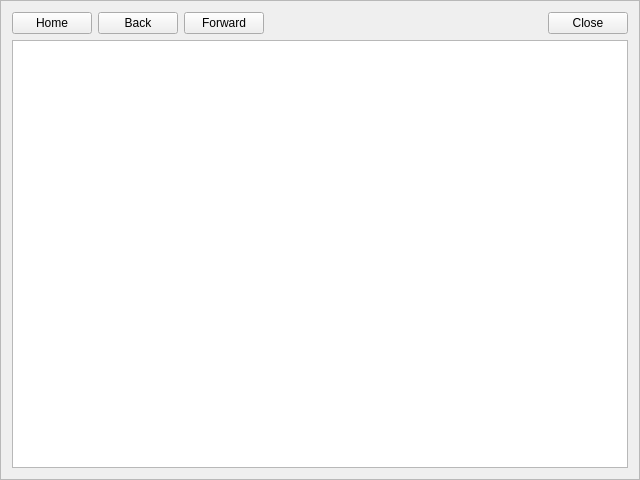
<?xml version="1.0" encoding="UTF-8"?>
<ui version="4.0">
 <class>com::sptci::InfoViewer</class>
 <widget class="QFrame" name="InfoViewer">
  <property name="geometry">
   <rect>
    <x>0</x>
    <y>0</y>
    <width>640</width>
    <height>480</height>
   </rect>
  </property>
  <property name="windowTitle">
   <string>Frame</string>
  </property>
  <property name="frameShape">
   <enum>QFrame::StyledPanel</enum>
  </property>
  <property name="frameShadow">
   <enum>QFrame::Raised</enum>
  </property>
  <layout class="QVBoxLayout" name="verticalLayout_2">
   <item>
    <layout class="QVBoxLayout" name="verticalLayout">
     <item>
      <layout class="QHBoxLayout" name="horizontalLayout">
       <item>
        <widget class="QPushButton" name="homeButton">
         <property name="text">
          <string>Home</string>
         </property>
        </widget>
       </item>
       <item>
        <widget class="QPushButton" name="backButton">
         <property name="text">
          <string>Back</string>
         </property>
        </widget>
       </item>
       <item>
        <widget class="QPushButton" name="forwardButton">
         <property name="text">
          <string>Forward</string>
         </property>
        </widget>
       </item>
       <item>
        <spacer name="horizontalSpacer">
         <property name="orientation">
          <enum>Qt::Horizontal</enum>
         </property>
         <property name="sizeHint" stdset="0">
          <size>
           <width>40</width>
           <height>20</height>
          </size>
         </property>
        </spacer>
       </item>
       <item>
        <widget class="QPushButton" name="closeButton">
         <property name="text">
          <string>Close</string>
         </property>
        </widget>
       </item>
      </layout>
     </item>
     <item>
      <widget class="QTextBrowser" name="textBrowser"/>
     </item>
    </layout>
   </item>
  </layout>
 </widget>
 <resources/>
 <connections>
  <connection>
   <sender>homeButton</sender>
   <signal>clicked()</signal>
   <receiver>textBrowser</receiver>
   <slot>home()</slot>
   <hints>
    <hint type="sourcelabel">
     <x>53</x>
     <y>29</y>
    </hint>
    <hint type="destinationlabel">
     <x>319</x>
     <y>260</y>
    </hint>
   </hints>
  </connection>
  <connection>
   <sender>backButton</sender>
   <signal>clicked()</signal>
   <receiver>textBrowser</receiver>
   <slot>backward()</slot>
   <hints>
    <hint type="sourcelabel">
     <x>130</x>
     <y>29</y>
    </hint>
    <hint type="destinationlabel">
     <x>319</x>
     <y>260</y>
    </hint>
   </hints>
  </connection>
  <connection>
   <sender>forwardButton</sender>
   <signal>clicked()</signal>
   <receiver>textBrowser</receiver>
   <slot>forward()</slot>
   <hints>
    <hint type="sourcelabel">
     <x>215</x>
     <y>29</y>
    </hint>
    <hint type="destinationlabel">
     <x>319</x>
     <y>260</y>
    </hint>
   </hints>
  </connection>
  <connection>
   <sender>closeButton</sender>
   <signal>clicked()</signal>
   <receiver>com::sptci::InfoViewer</receiver>
   <slot>close()</slot>
   <hints>
    <hint type="sourcelabel">
     <x>587</x>
     <y>29</y>
    </hint>
    <hint type="destinationlabel">
     <x>319</x>
     <y>239</y>
    </hint>
   </hints>
  </connection>
  <connection>
   <sender>textBrowser</sender>
   <signal>sourceChanged(QUrl)</signal>
   <receiver>com::sptci::InfoViewer</receiver>
   <slot>updateWindowTitle()</slot>
   <hints>
    <hint type="sourcelabel">
     <x>319</x>
     <y>260</y>
    </hint>
    <hint type="destinationlabel">
     <x>319</x>
     <y>239</y>
    </hint>
   </hints>
  </connection>
 </connections>
</ui>
